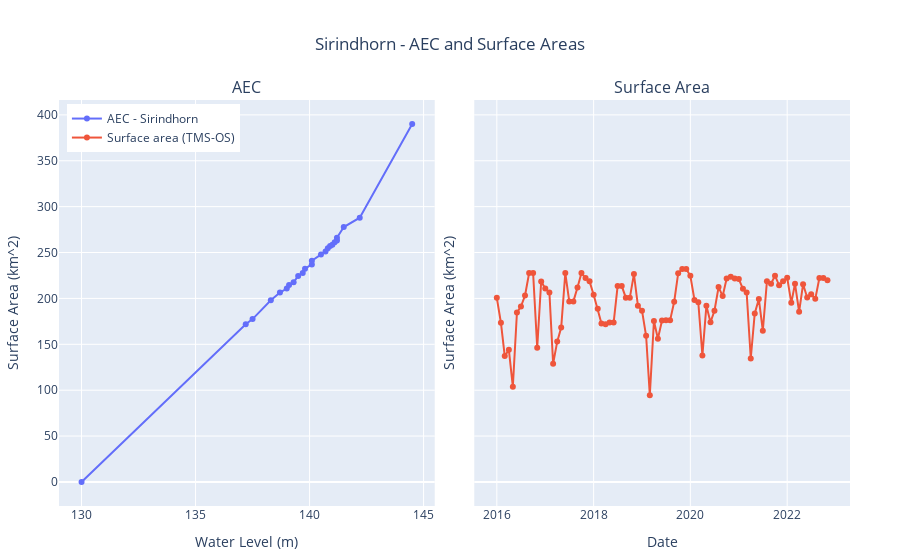

Notebook code cell kept with this figure:
### Markdown cell above
1. Load in the data

### Code cell
aec = pd.read_csv("../data/aec-sirindhorn.csv")
sarea = pd.read_csv("../data/area-sirindhorn.csv", parse_dates=['system:time_start']).drop(['system:index', '.geo'], axis=1).rename({'system:time_start': 'date'}, axis=1)

# cleaning has to be done
sarea.loc[sarea['water_area'] == -9999, 'water_area'] = np.nan
sarea.loc[sarea['corrected_area'] == -9999, 'corrected_area'] = np.nan
sarea.loc[:, 'corrected_area'] = sarea.loc[:, 'corrected_area'].fillna(method='ffill')

# CODE FOR PLOTTING BELOW (ignore)
f = make_subplots(
    rows=1, cols=2,
    subplot_titles=("AEC", "Surface Area"),
    horizontal_spacing=0.05,
    shared_yaxes=True)

f.add_trace(go.Scatter(
    x = aec['Elevation'],
    y = aec['Area'],
    mode = 'markers+lines',
    name = 'AEC - Sirindhorn'
), row=1, col=1)

f.add_trace(go.Scatter(
    x = sarea['date'],
    y = sarea['corrected_area'],
    mode = 'markers+lines',
    name = 'Surface area (TMS-OS)'
), row=1, col=2)

f.update_layout(
    title_text = 'Sirindhorn - AEC and Surface Areas', title_x = 0.5,
    legend = dict(
        yanchor = 'top',
        y = 0.99,
        xanchor = 'left',
        x = 0.01
    ),
    margin = dict(l=50, r=50, t=100, b=50)
)

f.update_xaxes(title_text = "Water Level (m)", row=1, col=1)
f.update_yaxes(title_text = "Surface Area (km^2)", row=1, col=1)
f.update_xaxes(title_text = "Date", row=1, col=2)
f.update_yaxes(title_text = "Surface Area (km^2)", row=1, col=2)

### Figure 1 — Plotly figure (JSON) as saved in the notebook; plotly's stock layout.template omitted (floating-point values rounded to 4 significant figures)
{"data": [{"mode": "markers+lines", "name": "AEC - Sirindhorn", "type": "scatter", "x": [130, 137.2, 137.5, 138.3, 138.7, 139, 139.1, 139.3, 139.5, 139.7, 139.8, 140.1, 140.1, 140.5, 140.7, 140.8, 140.9, 141, 141.1, 141.2, 141.2, 141.5, 142.2, 144.5], "xaxis": "x", "y": [0.01, 171.8, 177.4, 197.9, 206.3, 210.7, 214.6, 217.5, 224.5, 227.8, 232.3, 237, 241.1, 247.8, 251.2, 254.7, 257, 258.6, 261.3, 263, 266.0, 277.8, 288, 390], "yaxis": "y"}, {"mode": "markers+lines", "name": "Surface area (TMS-OS)", "type": "scatter", "x": ["2016-01-01T00:00:00", "2016-02-01T00:00:00", "2016-03-01T00:00:00", "2016-04-01T00:00:00", "2016-05-01T00:00:00", "2016-06-01T00:00:00", "2016-07-01T00:00:00", "2016-08-01T00:00:00", "2016-09-01T00:00:00", "2016-10-01T00:00:00", "2016-11-01T00:00:00", "2016-12-01T00:00:00", "2017-01-01T00:00:00", "2017-02-01T00:00:00", "2017-03-01T00:00:00", "2017-04-01T00:00:00", "2017-05-01T00:00:00", "2017-06-01T00:00:00", "2017-07-01T00:00:00", "2017-08-01T00:00:00", "2017-09-01T00:00:00", "2017-10-01T00:00:00", "2017-11-01T00:00:00", "2017-12-01T00:00:00", "2018-01-01T00:00:00", "2018-02-01T00:00:00", "2018-03-01T00:00:00", "2018-04-01T00:00:00", "2018-05-01T00:00:00", "2018-06-01T00:00:00", "2018-07-01T00:00:00", "2018-08-01T00:00:00", "2018-09-01T00:00:00", "2018-10-01T00:00:00", "2018-11-01T00:00:00", "2018-12-01T00:00:00", "2019-01-01T00:00:00", "2019-02-01T00:00:00", "2019-03-01T00:00:00", "2019-04-01T00:00:00", "2019-05-01T00:00:00", "2019-06-01T00:00:00", "2019-07-01T00:00:00", "2019-08-01T00:00:00", "2019-09-01T00:00:00", "2019-10-01T00:00:00", "2019-11-01T00:00:00", "2019-12-01T00:00:00", "2020-01-01T00:00:00", "2020-02-01T00:00:00", "2020-03-01T00:00:00", "2020-04-01T00:00:00", "2020-05-01T00:00:00", "2020-06-01T00:00:00", "2020-07-01T00:00:00", "2020-08-01T00:00:00", "2020-09-01T00:00:00", "2020-10-01T00:00:00", "2020-11-01T00:00:00", "2020-12-01T00:00:00", "2021-01-01T00:00:00", "2021-02-01T00:00:00", "2021-03-01T00:00:00", "2021-04-01T00:00:00", "2021-05-01T00:00:00", "2021-06-01T00:00:00", "2021-07-01T00:00:00", "2021-08-01T00:00:00", "2021-09-01T00:00:00", "2021-10-01T00:00:00", "2021-11-01T00:00:00", "2021-12-01T00:00:00", "2022-01-01T00:00:00", "2022-02-01T00:00:00", "2022-03-01T00:00:00", "2022-04-01T00:00:00", "2022-05-01T00:00:00", "2022-06-01T00:00:00", "2022-07-01T00:00:00", "2022-08-01T00:00:00", "2022-09-01T00:00:00", "2022-10-01T00:00:00", "2022-11-01T00:00:00"], "xaxis": "x2", "y": [200.6, 173.5, 137.2, 144.0, 103.8, 184.7, 191.1, 203.2, 227.6, 227.6, 146.2, 218.4, 210.7, 206.5, 128.8, 152.9, 168.2, 227.6, 196.8, 196.8, 211.8, 227.6, 222.1, 218.6, 204.0, 188.7, 172.8, 171.8, 173.6, 173.6, 213.5, 213.5, 200.8, 200.7, 226.5, 192.1, 186.6, 159.3, 94.43, 175.4, 156.1, 176.0, 176.1, 176.1, 196.4, 227.3, 232.0, 232.0, 224.6, 198.3, 195.7, 137.9, 191.9, 174.0, 186.6, 212.3, 202.6, 221.8, 223.6, 221.6, 221.0, 210.4, 206.3, 134.6, 183.6, 199.3, 164.8, 218.6, 216.1, 224.8, 214.2, 218.6, 222.6, 195.2, 215.9, 185.5, 215.5, 200.9, 204.4, 199.6, 222.3, 222.3, 219.8], "yaxis": "y2"}], "layout": {"annotations": [{"font": {"size": 16}, "showarrow": false, "text": "AEC", "x": 0.2375, "xanchor": "center", "xref": "paper", "y": 1, "yanchor": "bottom", "yref": "paper"}, {"font": {"size": 16}, "showarrow": false, "text": "Surface Area", "x": 0.7625, "xanchor": "center", "xref": "paper", "y": 1, "yanchor": "bottom", "yref": "paper"}], "legend": {"x": 0.01, "xanchor": "left", "y": 0.99, "yanchor": "top"}, "margin": {"b": 50, "l": 50, "r": 50, "t": 100}, "title": {"text": "Sirindhorn - AEC and Surface Areas", "x": 0.5}, "xaxis": {"anchor": "y", "domain": [0, 0.475], "title": {"text": "Water Level (m)"}}, "xaxis2": {"anchor": "y2", "domain": [0.525, 1], "title": {"text": "Date"}}, "yaxis": {"anchor": "x", "domain": [0, 1], "title": {"text": "Surface Area (km^2)"}}, "yaxis2": {"anchor": "x2", "domain": [0, 1], "matches": "y", "showticklabels": false, "title": {"text": "Surface Area (km^2)"}}}}
